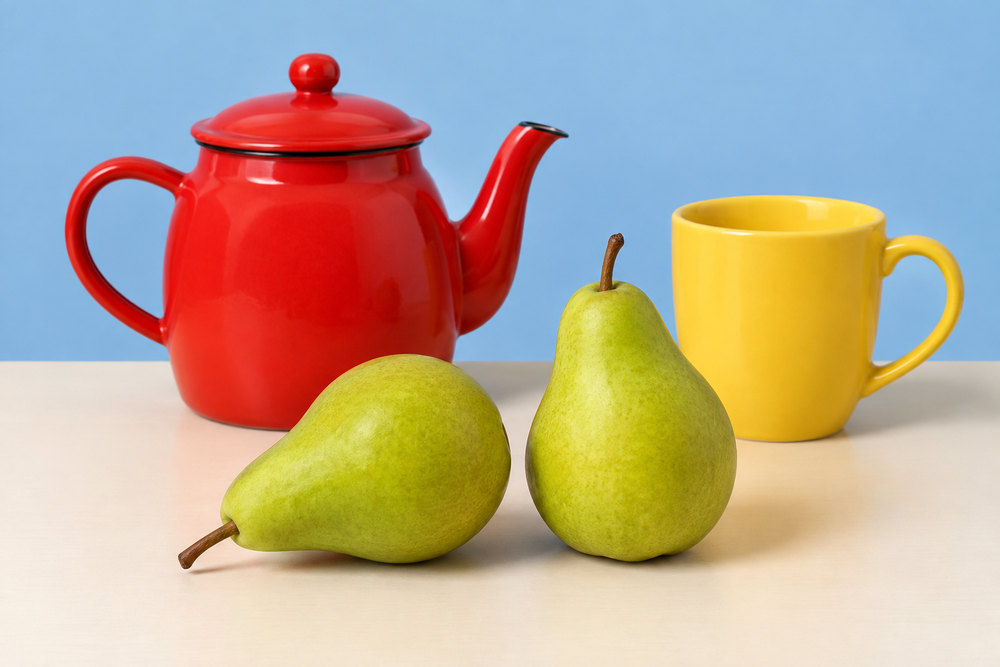
#> input picture Lab2/input-image.png, 1000 x 667 px, shrunk from 1536 x 1024 before the run
$ python comic-filter-v1.py
#> lines starting #> are read from the running program, lines starting #| are printed output that depends on the picture; after the words box and inside, x2 and y2 are one past the last pixel; in counts of white or black regions, pixels touching at a corner belong together
#> further down, imgIn is the input picture: shape (667, 1000, 3); mean B, G, R 148, 168.8, 187
import cv2
import numpy as np
import matplotlib.pyplot as plt

def comic_filter(img):
    imgGaussian = cv2.GaussianBlur(img, (5, 5), 0)

    imgGray = cv2.cvtColor(imgGaussian, cv2.COLOR_BGR2GRAY)
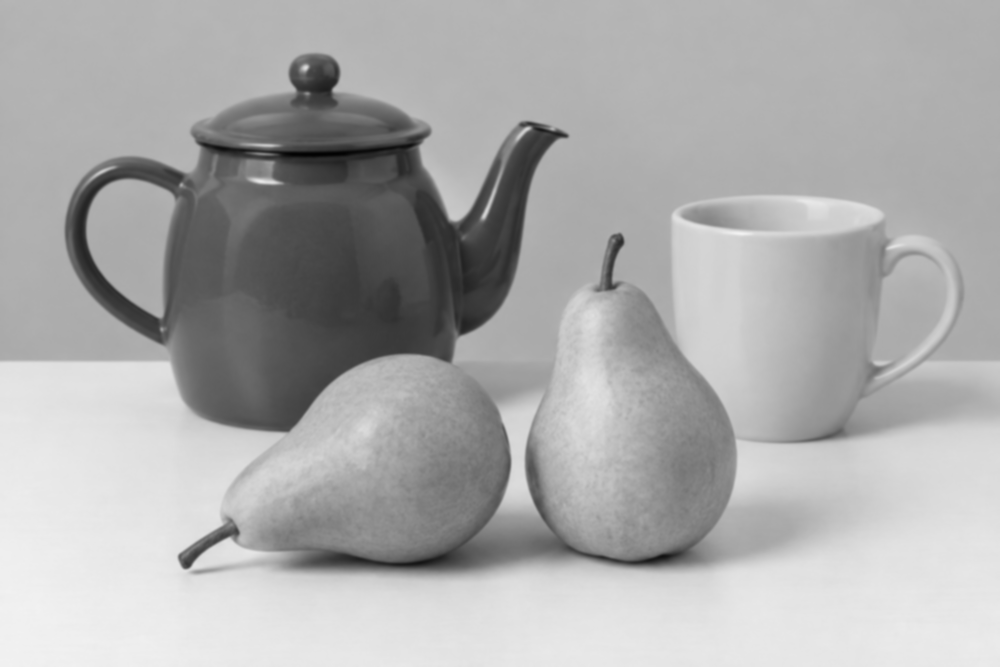
#> imgGray: shape (667, 1000); min 2, max 242, mean 171.9
    imgEdges = cv2.Canny(imgGray, 38, 141)
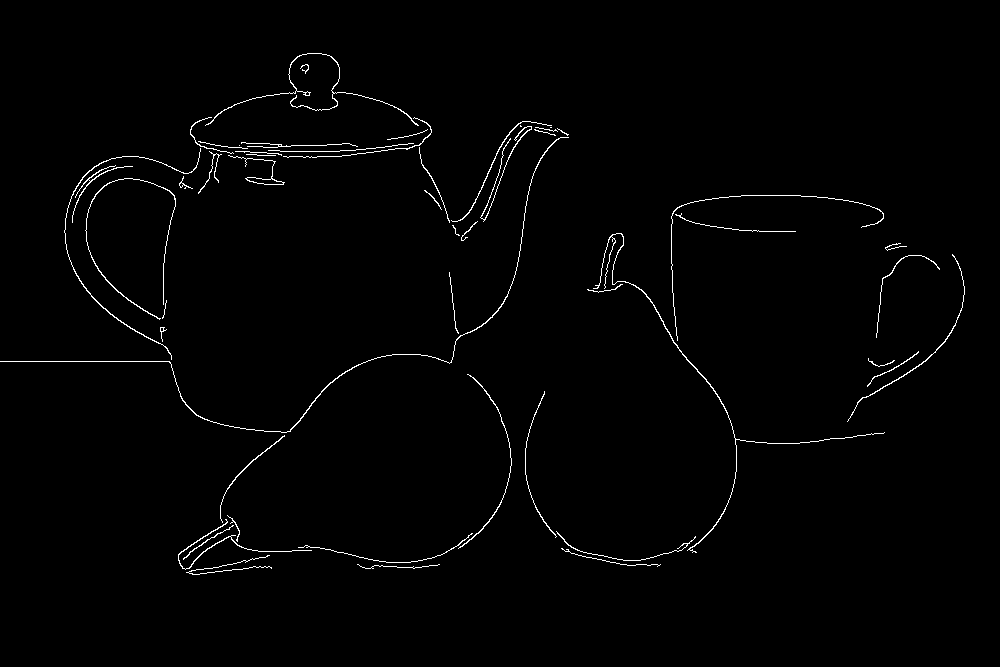
#> imgEdges: shape (667, 1000); 1.2% white in thin lines or dots, all inside (x1, y1, x2, y2) = (0, 53, 965, 575)

    kernel = cv2.getStructuringElement(cv2.MORPH_ELLIPSE, (6, 6))
    imgEdges = cv2.dilate(imgEdges, kernel, iterations=1)
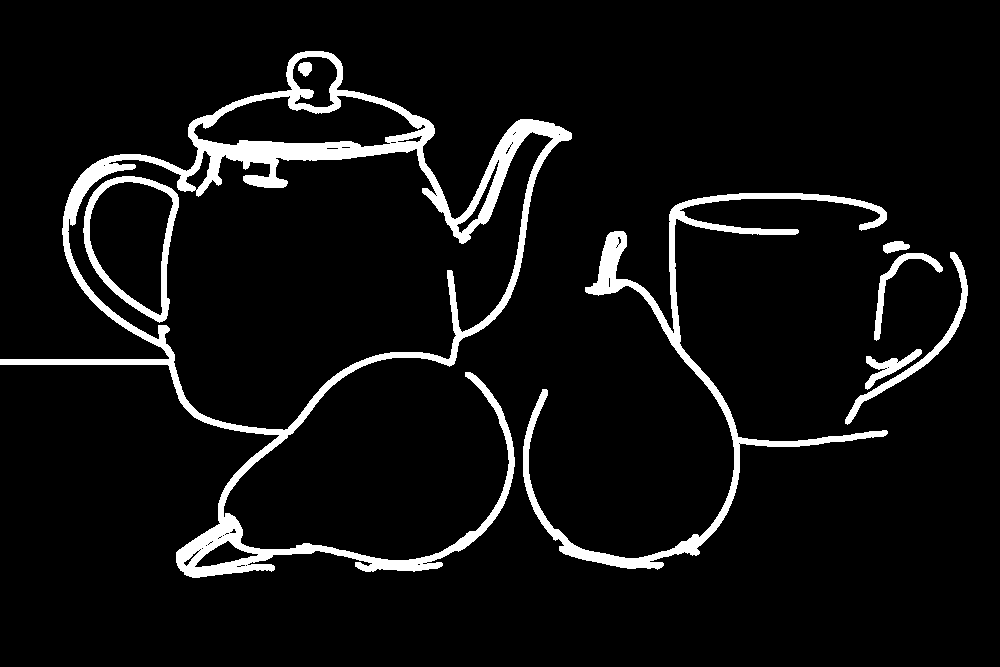
#> imgEdges: shape (667, 1000); 6.6% white; 8 white regions, largest, box (x1, y1, x2, y2) and area: (0, 51, 572, 578) 27486, (523, 193, 888, 570) 10359, (83, 176, 179, 323) 2483

    imgMedian = cv2.medianBlur(img, 5)

    imgHSV = cv2.cvtColor(imgMedian, cv2.COLOR_BGR2HSV).astype(np.float32)
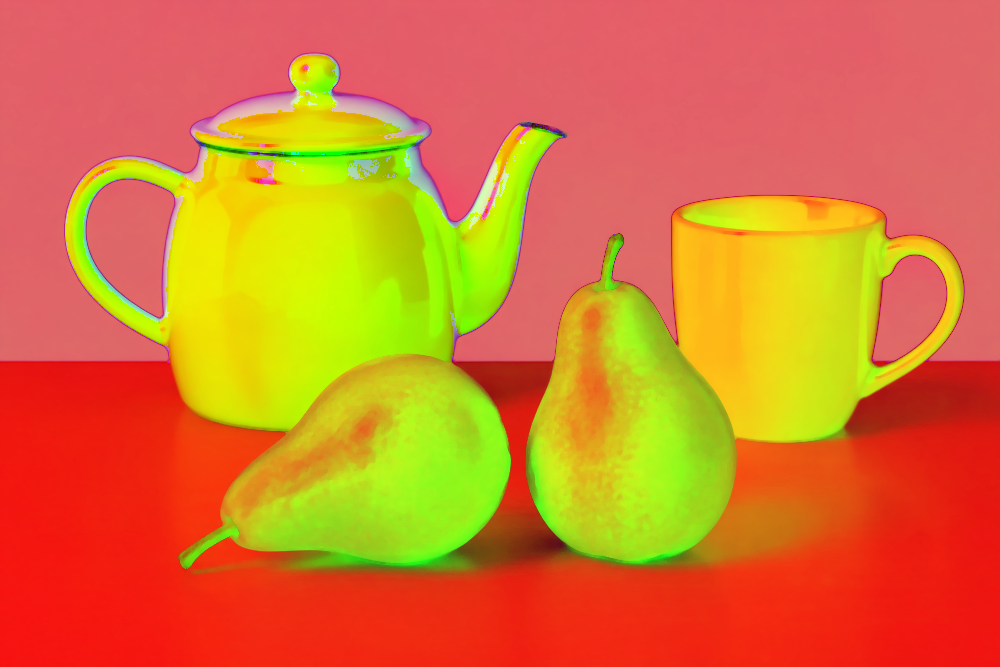
#> imgHSV: shape (667, 1000, 3) float32; mean B, G, R 48.6, 120.8, 216.3
    imgHSV[:, :, 1] = np.clip(imgHSV[:, :, 1] * 1.35, 0, 255)
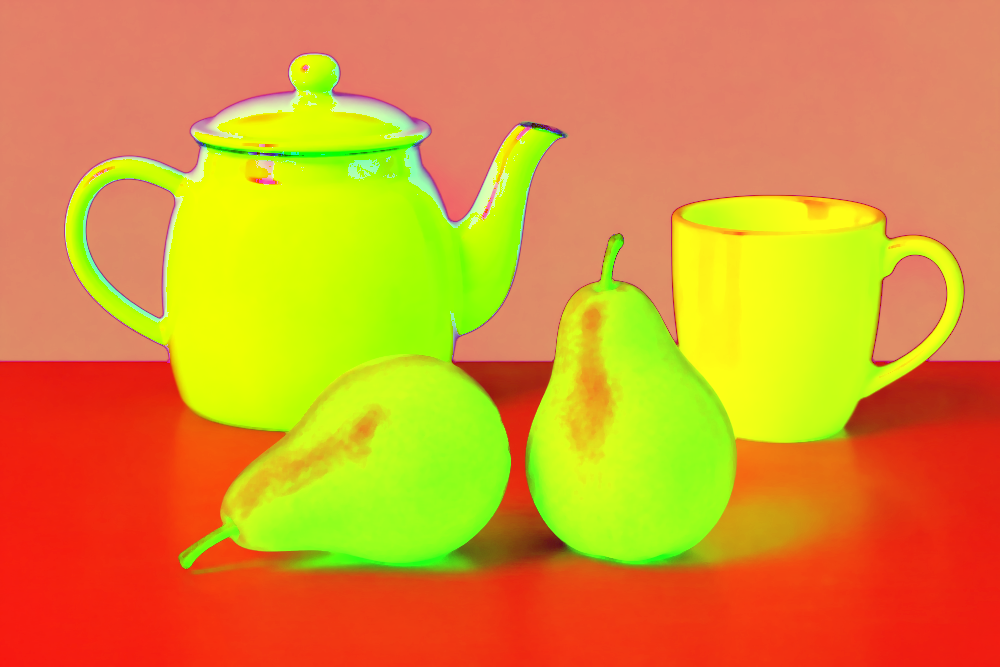
#> imgHSV: shape (667, 1000, 3) float32; mean B, G, R 48.6, 149.1, 216.3
    imgVibrant = cv2.cvtColor(imgHSV.astype(np.uint8), cv2.COLOR_HSV2BGR)

    imgQuantized = ((imgVibrant.astype(np.int16) // 32) * 32 + 16).astype(np.uint8)

    imgQuantized[imgEdges > 0] = (0, 0, 0)
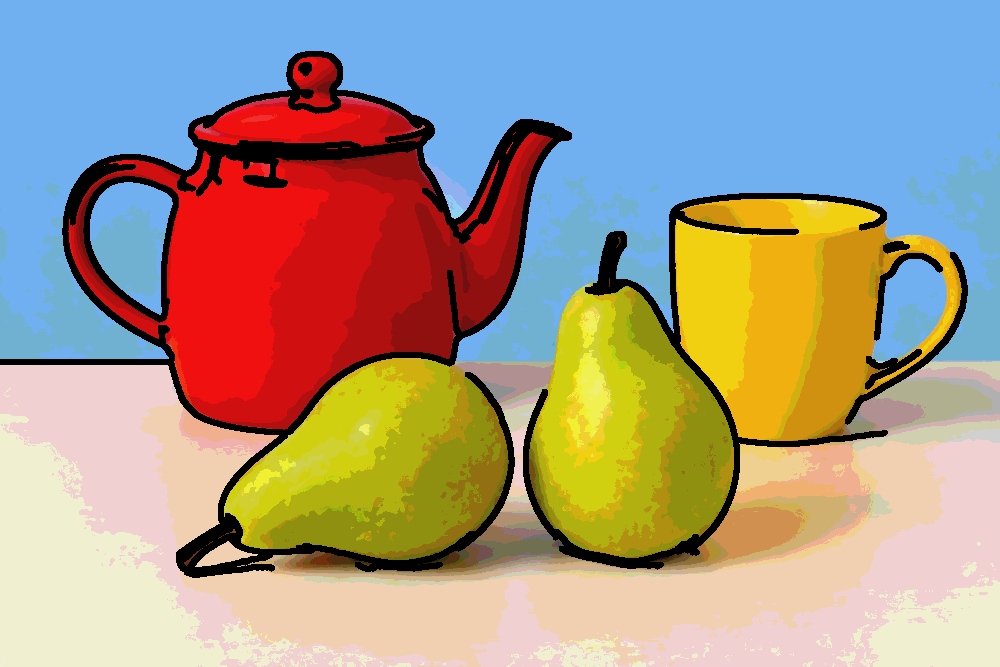
#> imgQuantized: shape (667, 1000, 3); mean B, G, R 136.6, 153.4, 166.8

    return imgQuantized


if __name__ == '__main__':
    imgIn = cv2.imread("input-image.png")

    if imgIn is None:
        print("Image not found!")
        exit()

    imgOut = comic_filter(imgIn)
    cv2.imwrite("output-image.png", imgOut)

    plt.figure(figsize=(12, 6))

    plt.subplot(1, 2, 1)
    plt.imshow(cv2.cvtColor(imgIn, cv2.COLOR_BGR2RGB))
    plt.title("Originalna slika")
    plt.axis("off")

    plt.subplot(1, 2, 2)
    plt.imshow(cv2.cvtColor(imgOut, cv2.COLOR_BGR2RGB))
    plt.title("Comic filter")
    plt.axis("off")

    plt.tight_layout()
    plt.show()
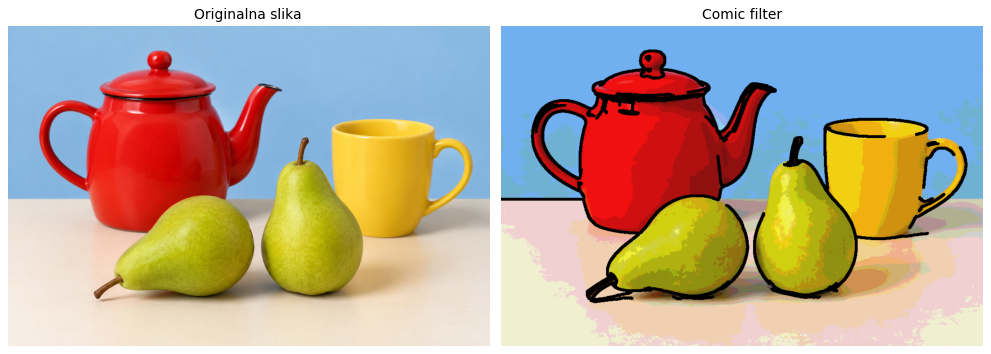
#> figure drawn by matplotlib, 2 panels
